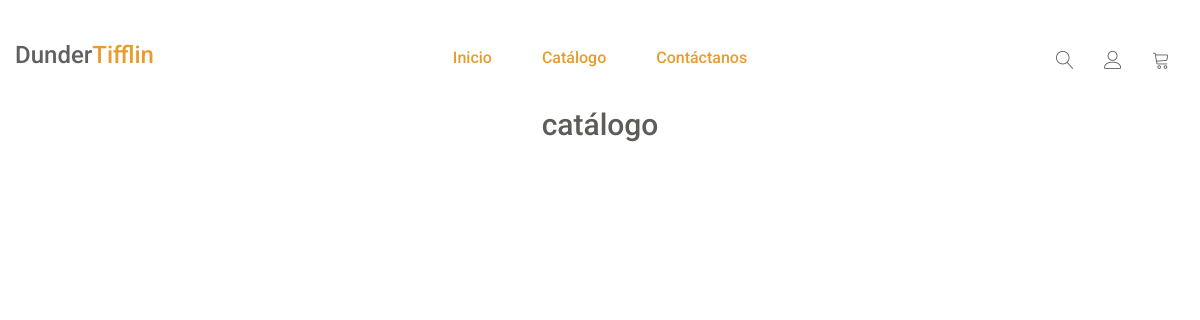
The app's page /productos/, older data.
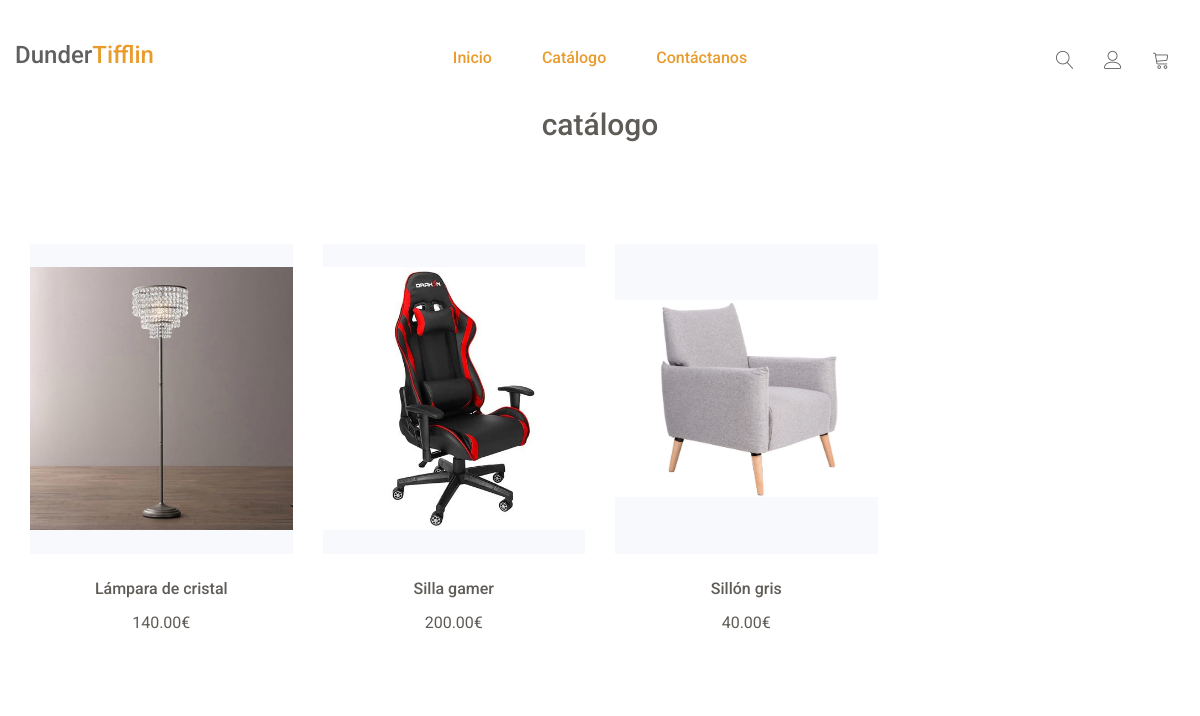
The same page, newer data.
### producto/models.py (models this page shows, shortened)
class Producto(models.Model):
    nombre = models.CharField(max_length=200, unique=True, null=False, blank=False)
    descripcion = models.TextField(null=False, blank=True)
    precio = models.DecimalField(max_digits=10, decimal_places=2)
    cantidad_en_stock = models.PositiveIntegerField(default=0)  # Control de inventario
    categoria = models.ForeignKey(Categoria, on_delete=models.SET_NULL, null=True, blank=True, default=None, db_column='categoria')  # Referencing the Categoria model
    fabricante = models.ForeignKey(Fabricante, on_delete=models.SET_NULL, null=True, related_name='productos')
    destacado = models.BooleanField(default=False)  # Para escaparate principal
    agotado = models.BooleanField(default=False)  # Para marcar productos sin disponibilidad explícitamente
    fecha_creacion = models.DateTimeField(auto_now_add=True)
    fecha_actualizacion = models.DateTimeField(auto_now=True)
    foto = models.ImageField(upload_to='images/')
    class Meta:
        verbose_name_plural = "Productos"
        ordering = ['nombre']

### producto/views.py (the view)
# urls.py: path('', views.listar_productos, name='catalogo'),  # Lista todos los productos
def listar_productos(request, categoria_id=None, fabricante_id=None):
    categorias = Categoria.objects.all()
    fabricantes = Fabricante.objects.all()
    productos = Producto.objects.filter(agotado=False, cantidad_en_stock__gt=0)  # Solo productos disponibles
    if categoria_id:
        productos = productos.filter(categoria_id=categoria_id)
    if fabricante_id:
        productos = productos.filter(fabricante_id=fabricante_id)
    return render(request, 'producto/catalogo.html', {
        'productos': productos,
        'categorias': categorias,
        'fabricantes': fabricantes,
        'categoria_actual': categoria_id,
        'fabricante_actual': fabricante_id,
    })

### producto/templates/producto/catalogo.html (shortened to what this page needs)
{% load static %}
<!doctype html>
<html class="no-js" lang="en">
	<head>
		<link rel="stylesheet" href="{% static 'css/font-awesome.min.css' %}">
		<link rel="stylesheet" href="{% static 'css/linearicons.css' %}">
		<link rel="stylesheet" href="{% static 'css/animate.css' %}">
		<link rel="stylesheet" href="{% static 'css/owl.carousel.min.css' %}">
		<link rel="stylesheet" href="{% static 'css/owl.theme.default.min.css' %}">
		<link rel="stylesheet" href="{% static 'css/bootstrap.min.css' %}">
		<link rel="stylesheet" href="{% static 'css/bootsnav.css' %}">
		<link rel="stylesheet" href="{% static 'css/style.css' %}">
		<link rel="stylesheet" href="{% static 'css/responsive.css' %}">
	</head>
	<body>
		<header id="home" class="welcome-hero">
			{% include 'navbar_inicio.html' %}
		</header>
		<section id="new-arrivals" class="new-arrivals">
			<div class="container">
				<div class="section-header">
                    <br>
					<h2>catálogo</h2>
				</div>
				<div class="new-arrivals-content">
					<div class="row">
                        {% for producto in productos%}
                        <div class="col-md-3 col-sm-4">
							<div class="single-new-arrival">
								<a href="{% url 'ficha_producto' producto.id%}">
									<div class="single-new-arrival-bg">
										<img src="{{producto.foto.url}}" alt="new-arrivals images">
									</div>
								</a>
								<h4>
									<a href="{% url 'ficha_producto' producto.id%}">{{producto.nombre}}</a>
								</h4>
								<p class="arrival-product-price">{{producto.precio}}€</p>
							</div>
						</div>
                        {% endfor %}
					</div>
				</div>
			</div>
		</section>
    </body>
</html>

### inicio/templates/navbar_inicio.html (shortened to what this page needs)
			<div class="top-area">
				<div class="header-area">
				    <nav class="navbar navbar-default bootsnav  navbar-sticky navbar-scrollspy"  data-minus-value-desktop="70" data-minus-value-mobile="55" data-speed="1000">
				        <div class="container">
				            <div class="attr-nav">
								<ul>
									<li class="search">
										<a href="#"><span class="lnr lnr-magnifier"></span></a>
									</li>
									<li class="nav-logging">
										{% if user.is_authenticated %}
											<a href="{% url 'panel_usuario' %}">
												<span class="lnr lnr-user"></span>
											</a>
										{% else %}
											<a href="{% url 'login' %}">
												<span class="lnr lnr-user"></span>
											</a>
										{% endif %}
									</li>
									<li class="dropdown">
										<a href="{% url 'ver_carrito' %}" class="dropdown-toggle" data-toggle="dropdown">
											<span class="lnr lnr-cart"></span>
										</a>
									</li>
								</ul>
							</div>
				            <div class="navbar-header">
				                <a class="navbar-brand" href="{% url 'inicio' %}">Dunder<span>Tifflin</span></a>
				            </div>
				            <div class="collapse navbar-collapse menu-ui-design" id="navbar-menu">
				                <ul class="nav navbar-nav navbar-center" data-in="fadeInDown" data-out="fadeOutUp">
				                    <li class="active"><a href="{% url 'inicio' %}">Inicio</a></li>
				                    <li class="active"><a href="{% url 'catalogo' %}">Catálogo</a></li>
				                    <li class="active"><a href="{% url 'inicio' %}">Contáctanos</a></li>
				                </ul>
				            </div>
				        </div>
				    </nav>
				</div>
			</div>

### inicio/static/css/bootsnav.css (style rules this page uses)
nav.bootsnav .container { position: relative; }
nav.navbar.bootsnav { margin-bottom: 0; -moz-border-radius: 0px; -webkit-border-radius: 0px; -o-border-radius: 0px; border-radius: 0px; background-color: #fff; border: none; border-bottom: solid 1px #e0e0e0; z-index: 9; }
nav.navbar.bootsnav ul.nav > li > a { color: #6f6f6f; background-color: transparent; outline: none; margin-bottom: -2px; }
nav.navbar.bootsnav ul.nav li.megamenu-fw > a:hover, nav.navbar.bootsnav ul.nav li.megamenu-fw > a:focus, nav.navbar.bootsnav ul.nav li.active > a:hover, nav.navbar.bootsnav ul.nav li.active > a:focus, nav.navbar.bootsnav ul.nav li.active > a { background-color: transparent; }
.attr-nav { float: right; display: inline-block; margin-left: 13px; margin-right: -15px; }
.attr-nav > ul { padding: 0; margin: 0 0 -7px 0; list-style: none; display: inline-block; }
.attr-nav > ul > li { float: left; display: block; }
.attr-nav > ul > li > a { color: #6f6f6f; display: block; padding: 28px 15px; position: relative; }
body { -webkit-transition: all 0.3s ease-in-out; -moz-transition: all 0.3s ease-in-out; -o-transition: all 0.3s ease-in-out; -ms-transition: all 0.3s ease-in-out; transition: all 0.3s ease-in-out; }
.wrap-sticky nav.navbar.bootsnav { position: absolute; width: 100%; left: 0; top: 0; }
@media (min-width: 1024px) { nav.navbar.bootsnav ul.nav > li > a { padding: 30px 15px; font-weight: 600; } }
@media (min-width: 1024px) { nav.navbar.bootsnav.menu-center .container { position: relative; } }
@media (min-width: 1024px) { nav.navbar.bootsnav.menu-center ul.nav.navbar-center { float:none; margin: 0 auto; display: table; table-layout: fixed; } }
@media (min-width: 1024px) { nav.navbar.bootsnav.menu-center .navbar-header, nav.navbar.bootsnav.menu-center .attr-nav { position: absolute; } }
@media (min-width: 1024px) { nav.navbar.bootsnav.menu-center .attr-nav { right: 15px; } }

Row changes from the older to the newer data that the page shows:
added Producto: foto (picture), nombre "Lámpara de cristal", precio "140.00"
added Producto: foto (picture), nombre "Silla gamer", precio "200.00"
added Producto: foto (picture), nombre "Sillón gris", precio "40.00"
